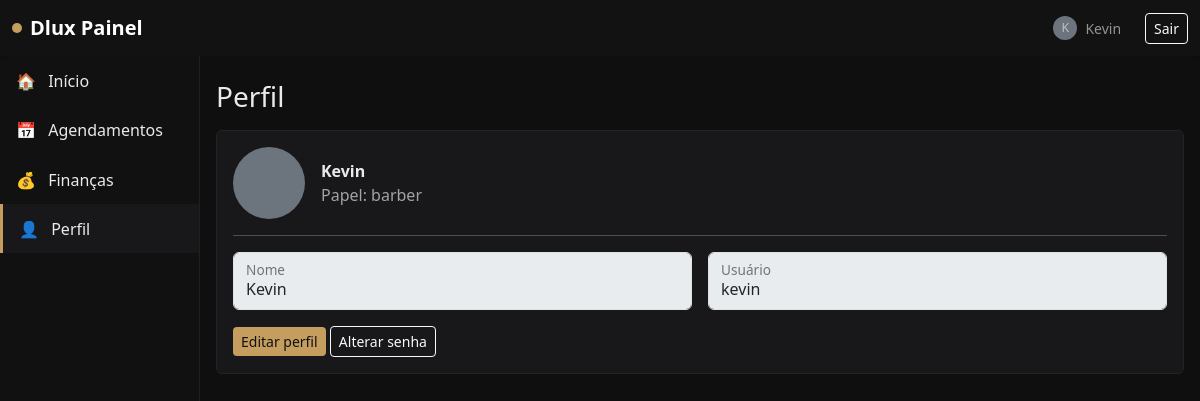
Screenshot of /painel/perfil/ (signed in) with the database file from the repository.
### users/models.py (models this page shows, shortened)
class User(AbstractUser):
    BARBER = 'barber'
    ADMIN = 'admin'
    ROLE_CHOICES = [
        (BARBER, 'Barbeiro'),
        (ADMIN, 'Administrador'),
    ]
    role = models.CharField(max_length=16, choices=ROLE_CHOICES, default=BARBER)
    display_name = models.CharField(max_length=255, blank=True)
    avatar = models.ImageField(upload_to='avatars/', blank=True, null=True)
    phone = models.CharField(max_length=32, blank=True)

### users/views.py (the view)
# urls.py: path('painel/perfil/', panel_profile, name='panel_profile'),
@login_required
def panel_profile(request: HttpRequest):
    return render(request, 'panel_profile.html')

### templates/panel_profile.html (shortened to what this page needs)
{% extends 'base.html' %}
{% block content %}
<h3 class="mb-3">Perfil</h3>
<div class="card card-panel">
  <div class="card-body">
    <div class="d-flex align-items-center gap-3">
      {% if user.avatar %}
        <img src="{{ user.avatar.url }}" alt="Avatar" class="rounded-circle" style="width:72px;height:72px;object-fit:cover;">
      {% else %}
        <div class="rounded-circle bg-secondary" style="width:72px;height:72px;"></div>
      {% endif %}
      <div>
        <div class="fw-semibold">{{ user.display_name|default:user.username }}</div>
        <div class="muted">Papel: {{ user.role }}</div>
      </div>
    </div>
    <hr>
    <div class="row g-3">
      <div class="col-md-6">
        <div class="form-floating">
          <input type="text" class="form-control" id="inputName" value="{{ user.display_name|default:user.username }}" disabled>
          <label for="inputName">Nome</label>
        </div>
      </div>
      <div class="col-md-6">
        <div class="form-floating">
          <input type="text" class="form-control" id="inputUsername" value="{{ user.username }}" disabled>
          <label for="inputUsername">Usuário</label>
        </div>
      </div>
    </div>
    <div class="mt-3">
      <a href="#" class="btn btn-accent btn-sm">Editar perfil</a>
      <a href="#" class="btn btn-outline-light btn-sm">Alterar senha</a>
    </div>
  </div>
</div>
{% endblock %}

### templates/base.html (shortened to what this page needs)
<!doctype html>
<html lang="pt-br">
  <head>
    {% load static %}
    <link href="https://cdn.jsdelivr.net/npm/bootstrap@5.3.3/dist/css/bootstrap.min.css" rel="stylesheet">
    <link href="{% static 'panel.css' %}" rel="stylesheet">
  </head>
  <body>
    <nav class="navbar navbar-expand-lg navbar-dark bg-dark shadow-sm">
      <div class="container-fluid">
        <a class="navbar-brand d-flex align-items-center" href="/painel/">
          <span class="brand-dot me-2"></span>
          <span class="fw-semibold">Dlux Painel</span>
        </a>
        <div class="d-flex align-items-center gap-2">
          {% if user.is_authenticated %}
            <span class="navbar-text me-3 small d-flex align-items-center gap-2">
              {% if user.avatar %}
                <img src="{{ user.avatar.url }}" alt="avatar" class="rounded-circle" style="width:24px;height:24px;object-fit:cover;">
              {% else %}
                <span class="rounded-circle bg-secondary d-inline-flex justify-content-center align-items-center" style="width:24px;height:24px;">
                  <span class="small">{{ user.display_name|default:user.username|first }}</span>
                </span>
              {% endif %}
              <span>{{ user.display_name|default:user.username }}</span>
            </span>
            <form method="post" action="/logout/" class="d-inline">
              <button class="btn btn-outline-light btn-sm" type="submit">Sair</button>
            </form>
          {% else %}
            <a class="btn btn-outline-light btn-sm" href="/login/">Entrar</a>
          {% endif %}
        </div>
      </div>
    </nav>
    <div class="container-fluid">
      <div class="row flex-nowrap">
        {% if user.is_authenticated %}
        <aside class="col-12 col-lg-2 sidebar p-0 collapse d-lg-block" id="sidebar">
          <div class="list-group list-group-flush">
            <a class="list-group-item list-group-item-action px-3 sidebar-link {% if request.path == '/painel/' %}active{% endif %}" href="/painel/">
              <span class="me-2">🏠</span> Início
            </a>
            <a class="list-group-item list-group-item-action px-3 sidebar-link {% if '/painel/agendamentos' in request.path %}active{% endif %}" href="/painel/agendamentos/">
              <span class="me-2">📅</span> Agendamentos
            </a>
            <a class="list-group-item list-group-item-action px-3 sidebar-link {% if '/painel/financas' in request.path %}active{% endif %}" href="/painel/financas/">
              <span class="me-2">💰</span> Finanças
            </a>
            <a class="list-group-item list-group-item-action px-3 sidebar-link {% if '/painel/perfil' in request.path %}active{% endif %}" href="/painel/perfil/">
              <span class="me-2">👤</span> Perfil
            </a>
          </div>
        </aside>
        {% endif %}
        <main class="{% if user.is_authenticated %}col py-4 px-3{% else %}col-12 py-4 px-3{% endif %}">
          {% block content %}{% endblock %}
        </main>
      </div>
    </div>
    <div id="toastContainer" class="position-fixed top-0 end-0 p-3" style="z-index: 1080"></div>
  </body>
</html>

### static/panel.css (style rules this page uses)
:root { --dlux-bg: #0f0f10; --dlux-card: #18181a; --dlux-accent: #c59d5f; --dlux-text: #eaeaea; --dlux-muted: #a3a3a3; --success: #22c55e; --danger: #ef4444; --warning: #f59e0b; }
body { background: var(--dlux-bg); color: var(--dlux-text); }
.navbar-dark.bg-dark { background-color: #121212 !important; }
.brand-dot { width: 10px; height: 10px; border-radius: 50%; background: var(--dlux-accent); display: inline-block; }
.card-panel { background: var(--dlux-card); border: 1px solid #232325; color: var(--dlux-text); }
.btn-accent { background: var(--dlux-accent); color: #111; border: none; }
.muted { color: var(--dlux-muted); }
.sidebar { background: #111; border-right: 1px solid #1f1f21; min-height: calc(100vh - 56px); }
.sidebar .list-group-item { background: transparent; color: var(--dlux-text); border: 0; border-radius: 0; padding-top: .8rem; padding-bottom: .8rem; }
.sidebar .list-group-item.active { background: var(--dlux-card); color: var(--dlux-text); border-left: 3px solid var(--dlux-accent); }

### rows the page displays
User: display_name|first "K", display_name "Kevin", role "barber", username "kevin"
